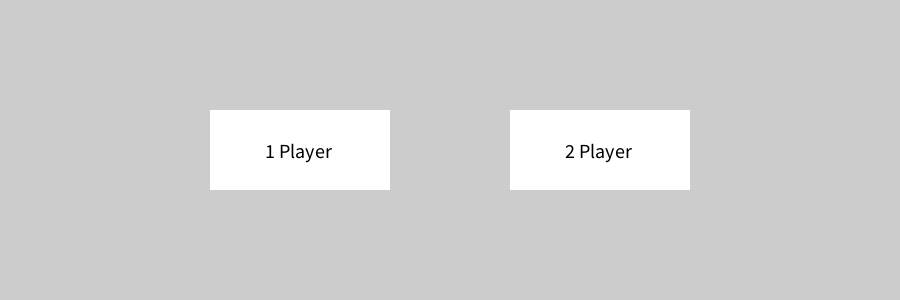
Frame 1 (no input)
Frame 60 (the mouse pressed at the canvas centre just before this capture): identical to frame 1, image omitted
Frame 120 (the mouse held since frame 60 and released just before this capture): identical to frame 1, image omitted

The Processing sketch that drew this single still picture (run headless with seeded random() and noise(); from frame 60 on, the mouse is pressed at the canvas centre):

// Processing sketch: processing_120851
// ── processing_120851.pde

Ball ball;
paddle Rpad;
paddle Lpad;

int gameMode = 0;
int time = 2000;

void setup() {
  ball = new Ball(450,150,20);
  Rpad = new paddle(830,150);
  Lpad = new paddle(70,150);
  size(900,300);
  noStroke();
  smooth();
}

void draw() {
  if(gameMode == 0){
    button(300,150,"1 Player",255);
    button(600,150,"2 Player",255);
  }
  else if(gameMode == 1) {
    OneP();
  }
  else if(gameMode == 2) {
    TwoP();
  }
}

void mouseClicked() {
  if(gameMode == 0) {
    if(mouseX>200 && mouseX<400 && mouseY>100 && mouseY<200) {
      gameMode = 1;
    }
    if(mouseX>500 && mouseX<700 && mouseY>100 && mouseY<200) {
      gameMode = 2;
    }
  }
}
    
void OneP() {
  background(0);
  ball.display();
  Rpad.display();
  Lpad.display();
  
  if( millis() > time) {
    ball.move();
    Rpad.move(1);
    Lpad.AI();
    checkWalls();
  }  
}

void TwoP() {
  background(0);
  ball.display();
  Rpad.display();
  Lpad.display();
  
  if( millis() > time) {
   ball.move();
   Rpad.move(1);
   Lpad.move(2);
   checkWalls();
  } 
}

void checkWalls(){
  float ballx = ball.Xpos;
  float bally = ball.Ypos;
  float rpy = Rpad.Ypos;
  float lpy = Lpad.Ypos;
  
  if(ballx>820 && ballx<830 && bally>rpy-38 && bally<rpy+38) {
      bsu();      //ball y speed up
      ball.CX = ball.CX + .3;
      ball.CX = ball.CX * -1;
    }

  if(ballx>70 && ballx<80 && bally>lpy-38 && bally<lpy+38) {
      bsu();      //ball y speed up
      ball.CX = ball.CX - .3;
      ball.CX = ball.CX * -1;
    }
    
  if(ballx>width || ballx<0) {
    ball.Xpos = 450;
    ball.Ypos = 150;
    ball.CX = 2;
    ball.CY = random(-2,2);
    Rpad.Ypos = 150;
    Lpad.Ypos = 150;
    time = millis() + 2000;
  }
}
  
void bsu() {
  if(ball.CY>0){
    ball.CY = ball.CY + .15;
  }
  else if(ball.CY<0) {
    ball.CY = ball.CY - .15;
  }
}  

void button(float x, float y, String btext, int buttonC){
  rectMode(CENTER);
  textSize(20);
  fill(buttonC);
  rect(x,y,180,80);
  fill(0);
  text(btext, x-35, y+8);
}

class Ball {
  float Xpos,Ypos,Size,CX,CY;
  
  Ball(float xx, float yy, float ss){
    Xpos = xx;
    Ypos = yy;
    Size = ss;
    CX = 2;
    CY = 2;
  }
   Ball(float xx, float yy, float ss, float cx, float cy){
    Xpos = xx;
    Ypos = yy;
    Size = ss;
    CX = cx;
    CY = cy;
  }
  void display() {
    fill(255);
    ellipse(Xpos,Ypos,Size,Size);  
  }
  
  void move() {
    display();
    Xpos = Xpos + CX;
    Ypos = Ypos + CY;
    if((Ypos>height-20)||(Ypos<20)){
       CY=(CY*-1);
   }
  } 
}

class paddle {
  float Xpos,Ypos,H,W;
  paddle(float x, float y) {
    Xpos = x;
    Ypos = y;
    H = 70;
    W = 5;
  }
  paddle(float x, float y, float w, float h) {
    Xpos = x;
    Ypos = y;
    H = h;
    W = w;
  }
  
  void display() {
   fill(255,0,0);
   rectMode(CENTER);
   rect(Xpos,Ypos,W,H,3);
  }
  
  void move(int mode) {
    if(mode == 1) {    
      if(keyPressed) {
        if(keyCode == UP) {
          Ypos = Ypos-2;
        }
        if(keyCode == DOWN) {
          Ypos = Ypos+2;
        }
      }
    }
    if(mode == 2) {
      if(keyPressed) {
        if(key == 'w') {
          Ypos = Ypos-2;
        }
        if(key == 's') {
          Ypos = Ypos+2;
        }
      }
    }
  }
  
  void AI() {
    float BY = ball.Ypos;
    
    if(BY>Ypos){
      Ypos = Ypos + 2;
    }
    else {
      Ypos = Ypos - 2;
    }   
  }
}
